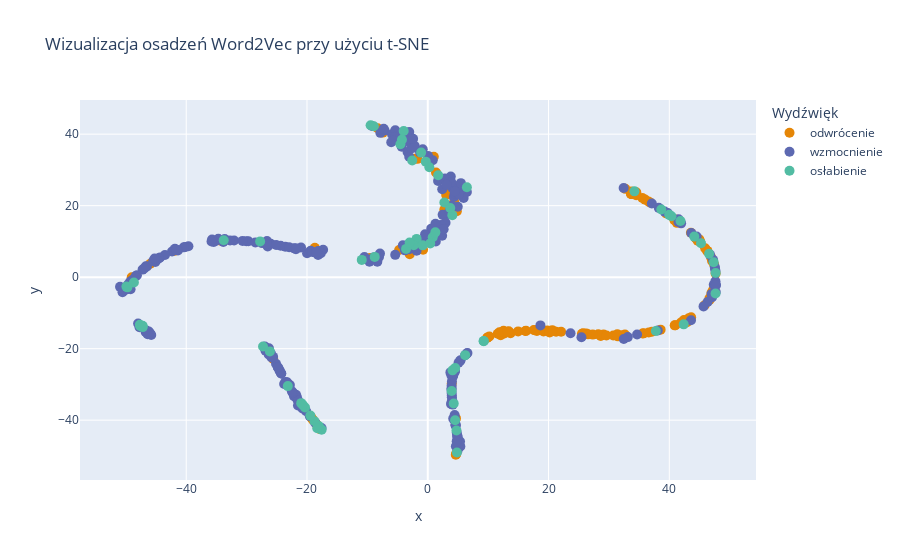

The code cell stored with this chart in its notebook:
### Code cell
tsne = TSNE(n_components=2, random_state=42, perplexity=10)
tsne_results = tsne.fit_transform(np.vstack(df_fragments['vector'].values))

tsne_df = pd.DataFrame(tsne_results, columns=['x', 'y'])
tsne_df['label'] = df_fragments['label']
tsne_df['text'] = df_fragments['text']

fig = px.scatter(tsne_df, x='x', y='y', color='label', 
                 title='Wizualizacja osadzeń Word2Vec przy użyciu t-SNE',
                 labels={'label': 'Wydźwięk'},
                 hover_name=tsne_df['text'], 
                 color_discrete_sequence=px.colors.qualitative.Vivid)

fig.update_traces(marker=dict(size=10),
                  selector=dict(mode='markers'))

fig.show()

### Figure 1 — Plotly figure (JSON) as saved in the notebook; plotly's stock layout.template omitted (floating-point values rounded to 4 significant figures; data arrays with more than 128 entries replaced by an {"elided": "..."} marker saying what was removed)
{"data": [{"hovertemplate": "<b>%{hovertext}</b><br><br>Wydźwięk=odwrócenie<br>x=%{x}<br>y=%{y}<extra></extra>", "hovertext": ["nie uzny", "nie decydować", "nie mieć", "nie obudzić", "niemy", "nie znać", "nie wstydź", "nie zwalnia", "nie przyzwyczajony", "nie być", "nie zawsze", "nie grać", "nie na", "nie każdy", "nie chcieć", "nie kompromitować", "nie wiadomo", "nie konczyć", "nie odpisujć", "nie sprawdzać", "bez media", "nie interesować", "nie pożyć", "albo raczej", "to nie", "bez roznica", "a nie", "ani podział", "ani bez podział", "nie zostać", "nie", "nie musieć", "nie wisła", "niedawal on", "nie no", "nie uśniedzieć", "nie mogć być", "nie wziąć być pigułka", "nic nie znaczyć", "nnie raczyliście", "nie zdziwilbym", "nie hipokryzja", "nie widzieć być", "bez mecz", "niemozny zrobić", "niewygodny", "nierealny", "bez napis", "bez kiko", "nie grać być", "nie móc", "nie dorównam", "nie mówić", "nie oznaczać", "nie zdobywać", "niedoczekać", "nie ubier", "nie dostać", "nie umieć", "nie podobać", "nie zdobędziemy", "nie zasługować", "niestrzeżonym", "jednak nie", "nie liczyć", "nie rządzić", "nie wrócić", "nie kumam", "nie powinien", "nieładnie", "nie polak", "nie mieszałabym", "nie martwić", "ale nie wiedzieć", "nie ksiezyc", "niepokonać", "nnie pasować", "nie traktować by być", "nie maj", "nie wierzyć", "nie ważny", "niemozny", "bez kominiarka", "nie płacz", "nie dać", "nie wyśmieć", "nie patrzeć", "nie za", "niestracic", "niemoze", "zaprzeczeć inteligencja", "nie plakal", "niewynik", "niebylać", "nie pojechać być", "nie zagrać", "nie twórz", "nie człowiek", "nie bylo", "nie ogrzać być", "nie zasilać", "nie radzić", "nie jakiś szarpać", "że nie", "nie bedzie", "nie sędziować", "nie zauważyć być", "nie znaleźć się", "nie wydmuszkać", "nie być żal", "niebronić", "nierozumie", "nie widzieć", "tylko nie", "przeciwgazowy", "nie czuć", "żaden norma", "nie pić", "niebyć", "nie zadzwonić być", "nie pomylić być"], "legendgroup": "odwrócenie", "marker": {"color": "rgb(229, 134, 6)", "size": 10, "symbol": "circle"}, "mode": "markers", "name": "odwrócenie", "orientation": "v", "showlegend": true, "type": "scatter", "x": [16.18, 28.7, 35.99, 16.27, -49.02, 42.92, 13.71, 18.08, 19.81, 34.48, 47.67, 44.38, 32.71, 46.94, 39.48, 17.56, 45.85, 13.42, 12.55, 32.65, 4.676, 26.55, 11.59, -17.91, 33.7, -19.03, 34.54, -41.95, -23.21, 46.29, 33.69, 41.05, 46.33, 3.968, 43.59, 14.96, 21.25, 4.718, 9.881, -9.591, 12.68, 31.39, 42.36, 46.69, -25.59, -18.7, 1.003, -18.4, 4.641, 29.11, 36.79, 9.884, 45.13, 32.09, 35.75, 2.736, 33.69, 47.42, 38.56, 28.64, 19.21, 19.17, -0.7772, 42.42, 43.62, 37.12, 41.93, 12.08, 44.97, -4.737, 47.19, 17.73, 26.26, 40.85, 12.49, -8.297, -34.44, 11.87, 35.57, 30.72, 46.65, 4.368, -19.27, 31.48, 47.09, 33.69, 40.89, 35.54, -2.159, 1.364, 1.977, 25.74, -7.443, 3.6, 25.53, 46.98, 20.18, 41.26, 31.33, 10.2, 28.24, 29.59, 42.94, 34.51, 41.01, 27.33, 13.22, 44.7, 22.08, 47.41, 4.814, -2.987, 45.94, 36.54, 3.05, 43.21, -45.95, 36.6, -1.711, 20.62, 20.59], "xaxis": "x", "y": [-15.04, -16.24, 21.7, -15.02, -0.04992, -12.58, -15.68, -15.06, -14.94, 23.41, 0.996, 10.86, 24.7, 5.41, 17.85, -14.78, -7.87, -15.15, -14.98, -16.03, -39.5, -16.0, -15.84, -42.49, 23.99, -39.89, 23.77, 7.357, -29.74, 7.347, 23.27, 16.16, 7.253, -29.77, 12.44, -15.17, -15.24, -49.43, -16.92, 5.393, -15.76, -15.99, -12.4, -6.335, -22.85, 8.244, 33.66, -41.23, -49.67, -16.02, 20.92, -16.86, 9.917, -16.26, -15.71, 18.86, 23.27, -3.262, -14.68, -16.43, -14.97, -15.21, 7.687, -11.98, -11.22, -15.28, -12.7, -16.27, 10.56, 7.592, -3.785, -14.85, -15.77, 15.9, -15.24, 41.67, 10.28, -15.41, -15.77, -16.34, -5.892, 21.15, -39.32, -16.55, 4.54, 23.27, -13.48, 22.13, 33.13, 29.28, 14.08, -15.72, 40.44, 23.78, -15.81, -4.412, -15.48, 15.19, -16.32, -16.62, -15.95, -16.29, -12.15, 22.91, -13.42, -16.06, -15.29, 10.2, -15.26, 3.579, 18.45, 6.431, 8.095, 21.17, 22.98, -11.49, 3.77, -15.46, 33.1, -14.82, -15.11], "yaxis": "y"}, {"hovertemplate": "<b>%{hovertext}</b><br><br>Wydźwięk=wzmocnienie<br>x=%{x}<br>y=%{y}<extra></extra>", "hovertext": {"elided": "257 str values"}, "legendgroup": "wzmocnienie", "marker": {"color": "rgb(93, 105, 177)", "size": 10, "symbol": "circle"}, "mode": "markers", "name": "wzmocnienie", "orientation": "v", "showlegend": true, "type": "scatter", "x": {"elided": "257 float values"}, "xaxis": "x", "y": {"elided": "257 float values"}, "yaxis": "y"}, {"hovertemplate": "<b>%{hovertext}</b><br><br>Wydźwięk=osłabienie<br>x=%{x}<br>y=%{y}<extra></extra>", "hovertext": ["niby być", "odrobina myśleć", "chyba żart", "trochę oksymorona", "trochę czas", "dzieciak", "chyba", "móc pomóc", "mały pytanie", "wawka", "domek", "doć", "chyba jakiś", "chyba promocja", "trochę inaczej", "niecały", "chyba strzelić", "chyba słońce", "chyba się", "pewnie się", "czas prawda", "fotka", "wydawać ja się", "trochę gangstra", "chyba wybierzemy", "trochę przeszkadzać", "nie wiedzieć", "sorka", "tylko", "mies", "dziecino", "niby bohater", "resztka", "prądniczankeć", "kartke", "niby chcieć", "źle", "filmik", "kryśce", "brat młody", "misiaczek", "autko", "jakiś   rok", "trochy inny świat", "chudziutka być", "może jeszcze", "o dziwo", "moze się mylić", "i tak", "pewnie być", "koleżanka", "nieliczny być", "niestety tylko tyle", "trochę odpocząć", "psiapsi", "odrobina przyzwoitość", "osobka", "móc zdobyć", "w ten wypadek", "słoiczek", "wydmuszkać wydmuszka", "brzoskwinka", "nieco wstrząśnąć", "pewnie mieć", "trochę bateria", "chyba identyczny", "standard"], "legendgroup": "osłabienie", "marker": {"color": "rgb(82, 188, 163)", "size": 10, "symbol": "circle"}, "mode": "markers", "name": "osłabienie", "orientation": "v", "showlegend": true, "type": "scatter", "x": [37.77, -49.9, -17.58, -47.67, 4.758, 0.2624, 42.39, 4.102, -26.15, -9.463, -1.847, -0.3309, 47.67, -18.05, -27.28, 2.747, -18.75, -20.32, 38.68, 44.14, -19.44, -27.76, 47.35, -18.3, -20.96, -47.62, 45.25, 6.48, 40.36, 1.721, -2.316, -33.79, -10.93, -3.984, 0.823, 4.828, -48.67, -0.8374, -4.532, -49.74, -4.276, 4.069, 39.99, -23.17, 9.252, 4.538, 6.197, 4.529, 34.23, 46.59, 0.4078, 9.272, 4.302, -47.22, -8.936, -8.784, -1.1, 3.957, 41.85, 1.256, 3.725, -2.571, -3.592, 47.66, -47.2, -20.68, -3.01], "xaxis": "x", "y": [-15.04, -2.637, -42.66, -13.3, -42.9, 30.75, -13.2, -26.06, -20.76, 42.49, 10.7, 32.31, 1.177, -41.66, -19.39, 20.9, -40.31, -36.47, 18.94, 11.35, -38.73, 10.0, 4.181, -42.27, -35.24, -13.63, 9.481, 25.16, 17.05, 28.51, 8.916, 10.32, 4.828, 40.91, 11.16, -49.06, -1.488, 8.903, 37.2, -2.854, 38.44, 17.34, 17.43, -30.47, -17.88, -25.42, -21.81, -40.04, 24.0, 6.565, 9.443, -17.9, -35.33, -13.58, 42.21, 5.673, 34.84, -31.83, 15.71, 12.54, 19.36, 32.63, 7.91, -4.567, -13.97, -35.75, 9.694], "yaxis": "y"}], "layout": {"legend": {"title": {"text": "Wydźwięk"}, "tracegroupgap": 0}, "title": {"text": "Wizualizacja osadzeń Word2Vec przy użyciu t-SNE"}, "xaxis": {"anchor": "y", "domain": [0, 1], "title": {"text": "x"}}, "yaxis": {"anchor": "x", "domain": [0, 1], "title": {"text": "y"}}}}
